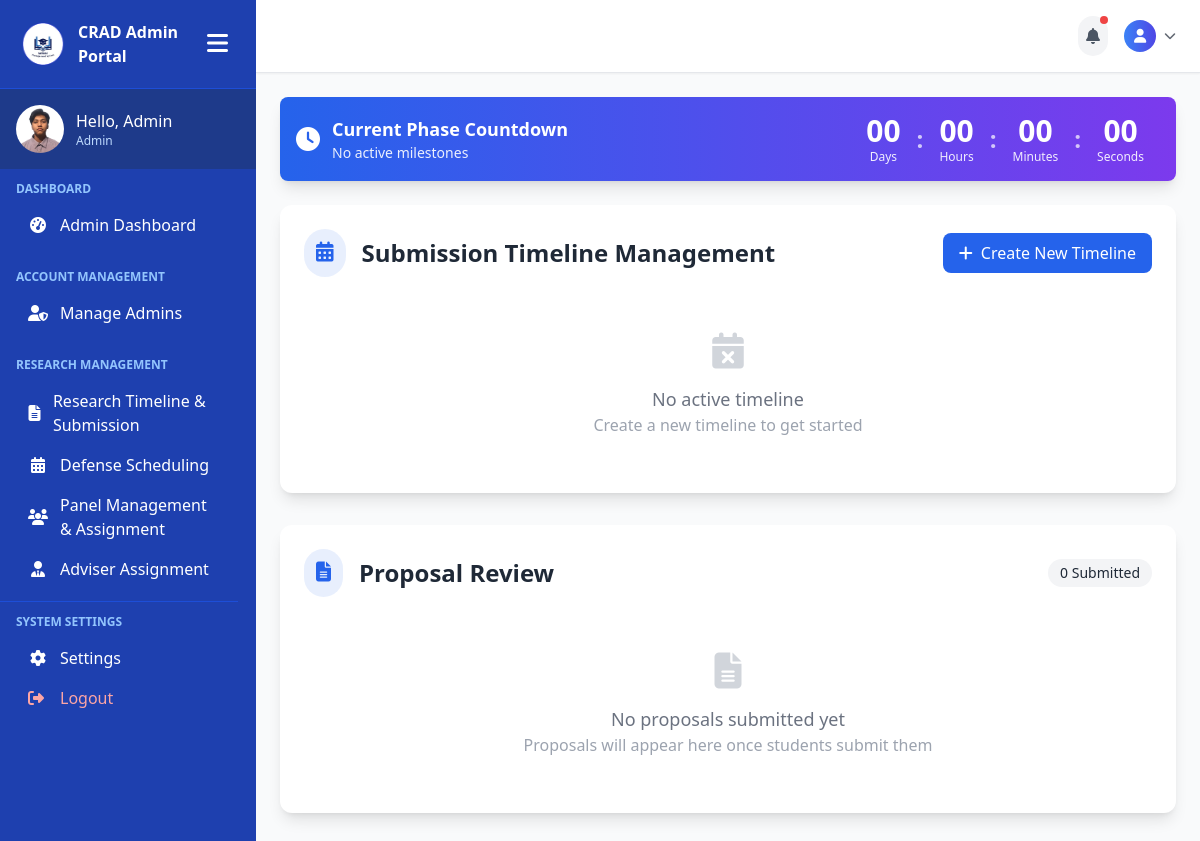
Before: /admin-pages/admin-timeline.php (signed in) with the older database file.
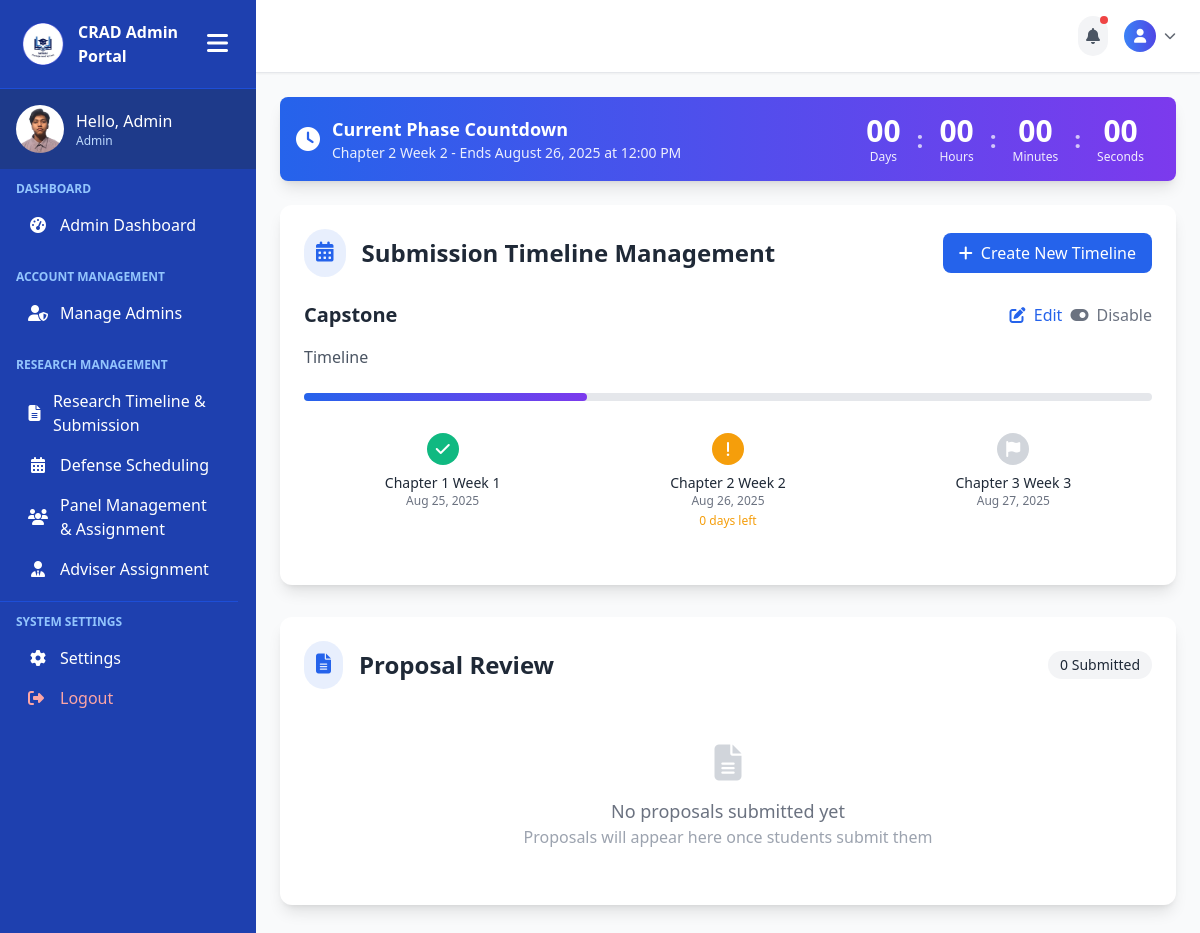
After: the same page with the newer database file.
### tables this page shows
CREATE TABLE `timeline_milestones` (
  `id` int(11) NOT NULL,
  `timeline_id` int(11) NOT NULL,
  `title` varchar(255) NOT NULL,
  `description` text DEFAULT NULL,
  `deadline` datetime NOT NULL,
  `status` enum('pending','active','completed') DEFAULT 'pending',
  `created_at` timestamp NOT NULL DEFAULT current_timestamp(),
  `updated_at` timestamp NOT NULL DEFAULT current_timestamp() ON UPDATE current_timestamp()
);

CREATE TABLE `submission_timelines` (
  `id` int(11) NOT NULL,
  `title` varchar(255) NOT NULL,
  `description` text DEFAULT NULL,
  `is_active` tinyint(1) DEFAULT 1,
  `created_at` timestamp NOT NULL DEFAULT current_timestamp(),
  `updated_at` timestamp NOT NULL DEFAULT current_timestamp() ON UPDATE current_timestamp()
);

### admin-pages/admin-timeline.php (the view, shortened to what the changed rows need)
<?php
include("../includes/connection.php");
$active_timeline = null;
$milestones = [];
$stmt = $conn->prepare("SELECT * FROM submission_timelines WHERE is_active = 1 LIMIT 1");
$stmt->execute();
$result = $stmt->get_result();
if ($result->num_rows > 0) {
    $active_timeline = $result->fetch_assoc();
    $stmt = $conn->prepare("SELECT * FROM timeline_milestones WHERE timeline_id = ? ORDER BY deadline ASC");
    $stmt->bind_param("i", $active_timeline['id']);
    $stmt->execute();
    $milestones = $stmt->get_result()->fetch_all(MYSQLI_ASSOC);
}
?>
<!DOCTYPE html>
<html lang="en">
<head>
  <script src="https://cdn.tailwindcss.com"></script>
  <link rel="stylesheet" href="https://cdn.jsdelivr.net/npm/flatpickr/dist/flatpickr.min.css">
  <link rel="stylesheet" href="https://cdnjs.cloudflare.com/ajax/libs/font-awesome/6.0.0/css/all.min.css">
</head>
<body class="bg-gray-50 text-gray-800 font-sans h-screen overflow-hidden">
  <div class="min-h-screen flex">
    <?php include('../includes/admin-sidebar.php'); ?>
    <div class="flex-1 overflow-y-auto p-6">
      <div id="countdown-banner" class="bg-gradient-to-r from-primary to-secondary text-white p-4 rounded-lg shadow-lg mb-6">
        <div class="flex flex-col md:flex-row items-center justify-between">
          <div class="flex items-center mb-4 md:mb-0">
            <div>
              <h3 class="font-bold text-lg">Current Phase Countdown</h3>
              <?php if (!empty($milestones)): ?>
                <?php
                  $now = new DateTime();
                  $current_milestone = null;
                  foreach ($milestones as $milestone) {
                      $deadline = new DateTime($milestone['deadline']);
                      if ($deadline > $now) { $current_milestone = $milestone; break; }
                  }
                ?>
                <p class="text-sm opacity-90">
                  <?= $current_milestone ? htmlspecialchars($current_milestone['title']) : 'All milestones completed' ?> -
                  Ends <?= $current_milestone ? date('F j, Y \a\t g:i A', strtotime($current_milestone['deadline'])) : '' ?>
                </p>
              <?php else: ?>
                <p class="text-sm opacity-90">No active milestones</p>
              <?php endif; ?>
            </div>
          </div>
        </div>
      </div>
      <div class="bg-white rounded-xl shadow-lg p-6 mb-8">
        <div class="flex items-center justify-between mb-6">
          <div class="flex items-center">
            <h2 class="text-2xl font-bold text-gray-800">Submission Timeline Management</h2>
          </div>
        </div>
        <?php if ($active_timeline): ?>
          <div class="mb-8">
            <div class="flex justify-between items-center mb-4">
              <h3 class="text-xl font-semibold"><?= htmlspecialchars($active_timeline['title']) ?></h3>
              <div class="flex space-x-2">
                <button type="button"
                  onclick='openEditModal(<?= htmlspecialchars(json_encode($active_timeline), ENT_QUOTES, "UTF-8") ?>, <?= htmlspecialchars(json_encode($milestones), ENT_QUOTES, "UTF-8") ?>)'
                  class="text-primary hover:text-secondary transition">
                  <i class="fas fa-edit mr-1"></i> Edit
                </button>
                <form method="POST" class="inline">
                  <button type="submit" name="toggle_timeline" class="text-gray-500 hover:text-gray-700 transition">
                    <i class="fas fa-toggle-on mr-1"></i> Disable
                  </button>
                </form>
              </div>
            </div>
            <p class="text-gray-600 mb-6"><?= htmlspecialchars($active_timeline['description']) ?></p>
            <div class="relative">
              <?php
                $total_milestones = count($milestones);
                $completed_milestones = 0;
                $now = new DateTime();
                foreach ($milestones as $milestone) {
                    $deadline = new DateTime($milestone['deadline']);
                    if ($deadline < $now) $completed_milestones++;
                }
                $progress = $total_milestones > 0 ? ($completed_milestones / $total_milestones) * 100 : 0;
              ?>
              <div class="h-2 bg-gray-200 rounded-full mb-8">
                <div class="h-full bg-gradient-to-r from-primary to-secondary rounded-full" style="width: <?= $progress ?>%"></div>
              </div>
              <div class="flex justify-between relative gap-2">
                <?php foreach ($milestones as $index => $milestone):
                    $deadline = new DateTime($milestone['deadline']);
                    $is_past = $deadline < $now;
                    $prevDeadline = $index > 0 ? new DateTime($milestones[$index-1]['deadline']) : null;
                    $is_current = !$is_past && (!$prevDeadline || $prevDeadline < $now);
                ?>
                  <div class="flex-1 text-center px-2">
                    <div class="milestone-dot <?= $is_past ? 'bg-success' : ($is_current ? 'bg-warning' : 'bg-gray-300') ?> text-white mx-auto mb-2">
                      <i class="fas <?= $is_past ? 'fa-check' : ($is_current ? 'fa-exclamation' : 'fa-flag') ?>"></i>
                    </div>
                    <div class="text-sm font-medium"><?= htmlspecialchars($milestone['title']) ?></div>
                    <div class="text-xs text-gray-500"><?= date('M j, Y', strtotime($milestone['deadline'])) ?></div>
                    <?php if ($is_current):
                        $diff = $now->diff($deadline);
                        $days_left = $diff->days;
                    ?>
                      <div class="text-xs mt-1 font-medium text-warning"><?= (int)$days_left ?> days left</div>
                    <?php endif; ?>
                  </div>
                <?php endforeach; ?>
              </div>
            </div>
          </div>
        <?php else: ?>
          <div class="text-center py-8">
            <i class="fas fa-calendar-times text-4xl text-gray-300 mb-4"></i>
            <h3 class="text-lg font-medium text-gray-500">No active timeline</h3>
            <p class="text-gray-400">Create a new timeline to get started</p>
          </div>
        <?php endif; ?>
      </div>
<div class="bg-white rounded-xl shadow-lg p-6 mb-8">
  <div class="flex items-center justify-between mb-6">
    <div class="flex items-center">
      <h2 class="text-2xl font-bold text-gray-800">Proposal Review</h2>
    </div>
  </div>
</div>
  </div>
</body>
</html>

Changed rows visible on the page:
added timeline_milestones: title "Chapter 2 Week 2", deadline "August 26, 2025 at 12:00 PM", deadline "Aug 26, 2025"
added submission_timelines: title "Capstone", description "Timeline"
added timeline_milestones: title "Chapter 1 Week 1", deadline "Aug 25, 2025"
added timeline_milestones: title "Chapter 3 Week 3", deadline "Aug 27, 2025"
Other visible differences:
text no longer shown: "No active milestones No active timeline Create a new timeline to get started"
text now shown: "- Ends Edit Disable"
